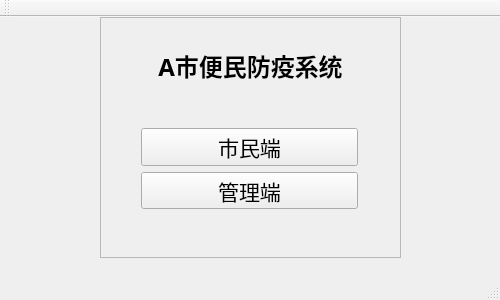
<?xml version="1.0" encoding="UTF-8"?>
<ui version="4.0">
 <class>MainWindow</class>
 <widget class="QMainWindow" name="MainWindow">
  <property name="geometry">
   <rect>
    <x>0</x>
    <y>0</y>
    <width>500</width>
    <height>300</height>
   </rect>
  </property>
  <property name="sizePolicy">
   <sizepolicy hsizetype="Preferred" vsizetype="Preferred">
    <horstretch>0</horstretch>
    <verstretch>0</verstretch>
   </sizepolicy>
  </property>
  <property name="minimumSize">
   <size>
    <width>500</width>
    <height>300</height>
   </size>
  </property>
  <property name="maximumSize">
   <size>
    <width>500</width>
    <height>300</height>
   </size>
  </property>
  <property name="windowTitle">
   <string>A市便民防疫系统</string>
  </property>
  <property name="toolButtonStyle">
   <enum>Qt::ToolButtonIconOnly</enum>
  </property>
  <widget class="QWidget" name="centralWidget">
   <widget class="QFrame" name="frame">
    <property name="geometry">
     <rect>
      <x>100</x>
      <y>0</y>
      <width>301</width>
      <height>241</height>
     </rect>
    </property>
    <property name="sizePolicy">
     <sizepolicy hsizetype="Preferred" vsizetype="Preferred">
      <horstretch>0</horstretch>
      <verstretch>0</verstretch>
     </sizepolicy>
    </property>
    <property name="autoFillBackground">
     <bool>false</bool>
    </property>
    <property name="frameShape">
     <enum>QFrame::StyledPanel</enum>
    </property>
    <property name="frameShadow">
     <enum>QFrame::Raised</enum>
    </property>
    <widget class="QWidget" name="verticalLayoutWidget_2">
     <property name="geometry">
      <rect>
       <x>30</x>
       <y>100</y>
       <width>239</width>
       <height>103</height>
      </rect>
     </property>
     <layout class="QVBoxLayout" name="verticalLayout_2">
      <item>
       <widget class="QPushButton" name="pushButton">
        <property name="font">
         <font>
          <pointsize>16</pointsize>
         </font>
        </property>
        <property name="text">
         <string>市民端</string>
        </property>
       </widget>
      </item>
      <item>
       <widget class="QPushButton" name="pushButton_2">
        <property name="font">
         <font>
          <pointsize>16</pointsize>
         </font>
        </property>
        <property name="text">
         <string>管理端</string>
        </property>
       </widget>
      </item>
     </layout>
    </widget>
    <widget class="QLabel" name="label">
     <property name="geometry">
      <rect>
       <x>0</x>
       <y>30</y>
       <width>301</width>
       <height>37</height>
      </rect>
     </property>
     <property name="sizePolicy">
      <sizepolicy hsizetype="Minimum" vsizetype="Fixed">
       <horstretch>0</horstretch>
       <verstretch>0</verstretch>
      </sizepolicy>
     </property>
     <property name="font">
      <font>
       <family>Microsoft JhengHei</family>
       <pointsize>18</pointsize>
       <weight>75</weight>
       <bold>true</bold>
      </font>
     </property>
     <property name="focusPolicy">
      <enum>Qt::NoFocus</enum>
     </property>
     <property name="text">
      <string>A市便民防疫系统</string>
     </property>
     <property name="alignment">
      <set>Qt::AlignCenter</set>
     </property>
    </widget>
   </widget>
  </widget>
  <widget class="QMenuBar" name="menuBar">
   <property name="geometry">
    <rect>
     <x>0</x>
     <y>0</y>
     <width>500</width>
     <height>17</height>
    </rect>
   </property>
  </widget>
  <widget class="QToolBar" name="mainToolBar">
   <attribute name="toolBarArea">
    <enum>TopToolBarArea</enum>
   </attribute>
   <attribute name="toolBarBreak">
    <bool>false</bool>
   </attribute>
  </widget>
  <widget class="QStatusBar" name="statusBar"/>
 </widget>
 <layoutdefault spacing="6" margin="11"/>
 <resources/>
 <connections/>
</ui>
